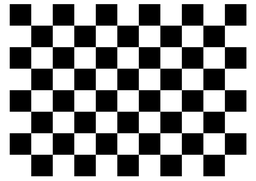
#> input picture image.png, 256 x 181 px, shrunk from 1000 x 707 before the run
$ python bwd_map_rotate.py
#> lines starting #> are read from the running program, lines starting #| are printed output that depends on the picture
# First assignment: Backward map (rotation)
# Iterate over each pixel in output image and apply inverse transformation
# to determine position in input image from which values are sampled.
# Since inverse transformation can give non integer numbers, we use bilinear
# interpolation for sampling the value. Compared with forward mapping, there
# should be no 'holes' since each output pixel is accounted for.

import numpy as np
import cv2
from numpy.linalg import inv
import math


image = cv2.imread('image.png')
#> image is the input picture: shape (181, 256, 3); min 0, max 255, mean 142.9
image = image.astype(int)

rows,columns,ch = np.shape(image)
#> rows = 181; columns = 256; ch = 3

angle = -20
theta = np.radians(angle)
c, s = np.cos(theta), np.sin(theta)
rotation_array = np.array(((c,-s), (s, c)))
inv_rotation_array = np.linalg.inv(rotation_array)

new_image = np.zeros([rows,columns,ch])
new_image = new_image.astype(int)

#rotation
for c in range(ch):
	for px in range(rows):
		for py in range(columns):

			op_vector = np.array([px,py])
			op_vector.shape=(2,1)
			ip_vector = np.dot(inv_rotation_array,op_vector)
			[px_dash,py_dash]=ip_vector

			#bilinear interpolation
			x = math.floor(px_dash)
			y = math.floor(py_dash)
			if x >= 0 and x <rows and y >= 0 and y < columns:
				x1 =  x+1
				y1 = y+1
				if x1 >= 0 and x1 <rows and y1 >= 0 and y1 < columns:
					alpha = y - py_dash
					beta = px_dash - x
					value = ((1-alpha)*(1-beta)*image[x,y,c]) + ((1-alpha)*(beta)*image[x1,y,c]) + ((alpha)*(1-beta)*image[x,y1,c]) + ((alpha)*(beta)*image[x1,y1,c])
					new_image[px,py,c] = value
				elif x1 >= rows:
					alpha = y - py_dash
					beta = px_dash - x
					value = ((1-alpha)*(1-beta)*image[x,y,c]) + ((alpha)*(1-beta)*image[x,y1,c])
					new_image[px,py,c] = value
				elif y1 >= columns:
					alpha = y - py_dash
					beta = px_dash - x
					value = ((1-alpha)*(1-beta)*image[x,y,c]) + ((1-alpha)*(beta)*image[x1,y,c])
					new_image[px,py,c] = value
			else:
				new_image[px,py,c] = 0
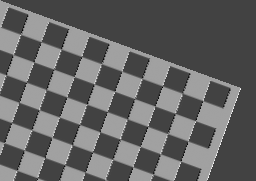
#> new_image: shape (181, 256, 3) int64; min -179, max 508, mean 91; drawn with min black and max white

cv2.imwrite('bwd_map_rotate.png',new_image)
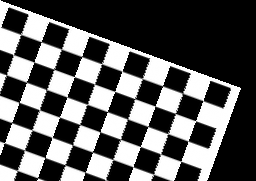
#> saved as bwd_map_rotate.png: shape (181, 256, 3); min 0, max 255, mean 90.8
